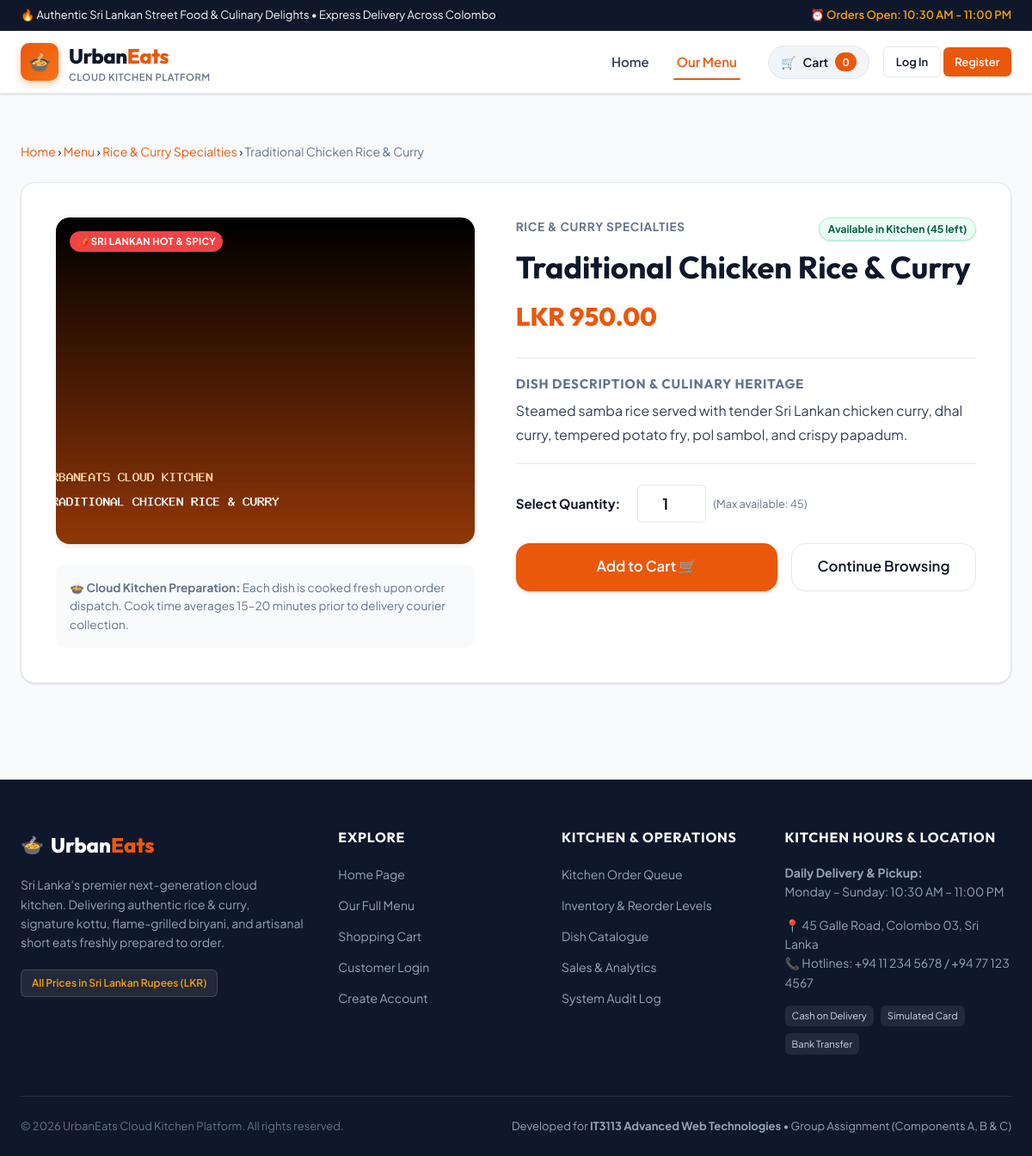
/public/menu/detail.php?id=1, run on the app's committed database.
### tables this page shows
CREATE TABLE `dishes` (
  `id` INT UNSIGNED NOT NULL AUTO_INCREMENT,
  `category_id` INT UNSIGNED NOT NULL,
  `name` VARCHAR(150) NOT NULL,
  `description` TEXT NULL,
  `price` DECIMAL(10,2) NOT NULL,
  `image_url` VARCHAR(255) NULL,
  `is_spicy` TINYINT(1) NOT NULL DEFAULT 0,
  `is_vegetarian` TINYINT(1) NOT NULL DEFAULT 0,
  `is_active` TINYINT(1) NOT NULL DEFAULT 1,
  `created_at` TIMESTAMP NOT NULL DEFAULT CURRENT_TIMESTAMP,
  `updated_at` TIMESTAMP NOT NULL DEFAULT CURRENT_TIMESTAMP ON UPDATE CURRENT_TIMESTAMP,
  PRIMARY KEY (`id`),
  KEY `idx_dishes_category` (`category_id`),
  KEY `idx_dishes_active` (`is_active`),
  KEY `idx_dishes_price` (`price`),
  KEY `idx_dishes_name` (`name`),
  CONSTRAINT `fk_dishes_category` FOREIGN KEY (`category_id`) REFERENCES `categories` (`id`) ON UPDATE CASCADE
);

CREATE TABLE `categories` (
  `id` INT UNSIGNED NOT NULL AUTO_INCREMENT,
  `name` VARCHAR(100) NOT NULL,
  `slug` VARCHAR(100) NOT NULL,
  `description` TEXT NULL,
  `is_active` TINYINT(1) NOT NULL DEFAULT 1,
  `created_at` TIMESTAMP NOT NULL DEFAULT CURRENT_TIMESTAMP,
  PRIMARY KEY (`id`),
  UNIQUE KEY `uk_categories_name` (`name`),
  UNIQUE KEY `uk_categories_slug` (`slug`),
  KEY `idx_categories_active` (`is_active`)
);

### includes/functions.php (called while the page is built, shortened)
<?php
function e(?string $value): string {
    return htmlspecialchars((string)($value ?? ''), ENT_QUOTES, 'UTF-8');
}
function format_price(float|int|string $amount): string {
    $num = is_numeric($amount) ? (float)$amount : 0.0;
    return 'LKR ' . number_format($num, 2, '.', ',');
}

### public/menu/detail.php (the view, shortened to what this page needs)
<?php
require_once __DIR__ . '/../../includes/header.php';
$pdo = get_db_connection();
$dishId = max(0, (int)($_GET['id'] ?? 0));
$dishDetailStmt = $pdo->prepare("
    SELECT d.id, d.category_id, d.name, d.description, d.price,
           d.image_url, d.is_spicy, d.is_vegetarian, d.is_active,
           c.name AS category_name, c.slug AS category_slug,
           COALESCE(i.current_stock, 0) AS current_stock,
           COALESCE(i.reorder_level, 10) AS reorder_level
    FROM dishes d
    JOIN categories c ON d.category_id = c.id
    LEFT JOIN inventory i ON d.id = i.dish_id
    WHERE d.id = :id AND d.is_active = 1
    LIMIT 1
");
$dishDetailStmt->execute([':id' => $dishId]);
$dish = $dishDetailStmt->fetch();
$availableStock = (int)$dish['current_stock'];
$stockBadgeClass = ($availableStock === 0)
    ? 'stock-out'
    : (($availableStock <= 10) ? 'stock-low' : 'stock-in');
$stockBadgeText = ($availableStock === 0)
    ? 'Currently Sold Out'
    : (($availableStock <= 10) ? "Low Stock: Only {$availableStock} units left!" : "Available in Kitchen ({$availableStock} left)");
?>
<div class="site-container" style="margin-top: 1.5rem; margin-bottom: 3.5rem;">
    <nav aria-label="Breadcrumb" style="margin-bottom: 1.5rem; font-size: 0.875rem;">
        <a href="<?= $appBase ?>/index.php">Home</a> &rsaquo;
        <a href="<?= $appBase ?>/menu/list.php">Menu</a> &rsaquo;
        <a href="<?= $appBase ?>/menu/list.php?category=<?= urlencode($dish['category_slug']) ?>">
            <?= e($dish['category_name']) ?>
        </a> &rsaquo;
        <span style="color: var(--text-muted);"><?= e($dish['name']) ?></span>
    </nav>
    <div style="display: grid; grid-template-columns: 1fr 1.1fr; gap: 3rem; background: white; border: 1px solid var(--border-color); border-radius: var(--radius-lg); padding: 2.5rem; box-shadow: var(--shadow-sm); align-items: start;">
        <div>
            <div style="position: relative; border-radius: var(--radius-lg); overflow: hidden; background: #e2e8f0; height: 380px; box-shadow: var(--shadow-md);">
                <img src="<?= $appBase ?>/uploads/<?= e($dish['image_url'] ?: 'default_dish.jpg') ?>"
                     alt="<?= e($dish['name']) ?>"
                     style="width: 100%; height: 100%; object-fit: cover;"
                     onerror="this.src='https://images.unsplash.com/photo-1546069901-ba9599a7e63c?auto=format&fit=crop&w=800&q=80'">
                <div class="dish-badges" style="top: 1rem; left: 1rem;">
                    <?php if ((int)$dish['is_spicy'] === 1): ?>
                        <span class="dietary-badge badge-spicy">🌶️ Sri Lankan Hot & Spicy</span>
                    <?php endif; ?>
                </div>
            </div>
            <div style="margin-top: 1.5rem; padding: 1rem; background: var(--bg-page); border-radius: var(--radius-md); font-size: 0.85rem; color: var(--text-muted);">
                <strong>🍲 Cloud Kitchen Preparation:</strong> Each dish is cooked fresh upon order dispatch. Cook time averages 15–20 minutes prior to delivery courier collection.
            </div>
        </div>
        <div>
            <div style="display: flex; justify-content: space-between; align-items: center; margin-bottom: 0.5rem;">
                <span class="dish-category" style="font-size: 0.85rem;"><?= e($dish['category_name']) ?></span>
                <span class="stock-pill <?= $stockBadgeClass ?>" style="position: static;"><?= $stockBadgeText ?></span>
            </div>
            <h1 style="font-size: 2.25rem; margin-bottom: 0.75rem; color: var(--color-secondary);">
                <?= e($dish['name']) ?>
            </h1>
            <div style="font-family: var(--font-heading); font-size: 1.85rem; font-weight: 800; color: var(--color-primary); margin-bottom: 1.5rem;">
                <?= format_price($dish['price']) ?>
            </div>
            <div style="border-top: 1px solid var(--border-color); border-bottom: 1px solid var(--border-color); padding: 1.25rem 0; margin-bottom: 1.5rem;">
                <h3 style="font-size: 0.95rem; text-transform: uppercase; letter-spacing: 0.05em; color: var(--text-muted); margin-bottom: 0.5rem;">
                    Dish Description & Culinary Heritage
                </h3>
                <p style="font-size: 1rem; line-height: 1.7; color: var(--color-secondary-surface);">
                    <?= nl2br(e($dish['description'])) ?>
                </p>
            </div>
            <?php if ($availableStock > 0): ?>
                <form action="<?= $appBase ?>/orders/cart.php" method="POST">
                    <div style="display: flex; align-items: center; gap: 1.25rem; margin-bottom: 1.5rem;">
                        <label for="detailQty" style="font-weight: 700; font-size: 0.95rem;">Select Quantity:</label>
                        <div style="display: flex; align-items: center; gap: 0.5rem;">
                            <input type="number"
                                   id="detailQty"
                                   name="quantity"
                                   value="1"
                                   min="1"
                                   max="<?= $availableStock ?>"
                                   class="cart-qty-input"
                                   style="width: 80px; height: 44px; font-size: 1.1rem;">
                            <span style="font-size: 0.8rem; color: var(--text-muted);">(Max available: <?= $availableStock ?>)</span>
                        </div>
                    </div>
                    <div style="display: flex; gap: 1rem; flex-wrap: wrap;">
                        <button type="submit" class="btn btn-primary btn-lg" style="flex: 1;">
                            Add to Cart 🛒
                        </button>
                        <a href="<?= $appBase ?>/menu/list.php" class="btn btn-outline btn-lg">
                            Continue Browsing
                        </a>
                    </div>
                </form>
            <?php endif; ?>
        </div>
    </div>
</div>
<?php require_once __DIR__ . '/../../includes/footer.php'; ?>

### public/css/style.css (style rules this page uses)
:root { --color-primary: #ea580c; --color-primary-hover: #c2410c; --color-primary-light: #fff7ed; --color-primary-border: #ffedd5; --color-secondary: #0f172a; --color-secondary-light: #1e293b; --color-secondary-surface: #334155; --color-accent: #f59e0b; --color-accent-light: #fef3c7; --color-success: #10b981; --color-success-bg: #ecfdf5; --color-success-border: #a7f3d0; --color-warning: #f59e0b; --color-warning-bg: #fffbeb; --color-warning-border: #fde68a; --color-danger: #ef4444; --color-danger-bg: #fef2f2; --color-danger-border: #fecaca; --color-info: #0284c7; --color-info-bg: #f0f9ff; --color-info-border: #bae6fd; --bg-page: #f8fafc; --bg-surface: #ffffff; --bg-surface-elevated: #ffffff; --bg-subtle: #f1f5f9; --text-main: #0f172a; --text-muted: #64748b; --text-subtle: #94a3b8; --text-inverse: #ffffff; --border-color: #e2e8f0; --border-focus: #ea580c; --font-heading: 'Outfit', -apple-system, BlinkMacSystemFont, "Segoe UI", Roboto, sans-serif; --font-body: 'Plus Jakarta Sans', -apple-system, BlinkMacSystemFont, "Segoe UI", Roboto, sans-serif; --shadow-xs: 0 1px 2px 0 rgba(0, 0, 0, 0.05); --shadow-sm: 0 1px 3px 0 rgba(0, 0, 0, 0.1), 0 1px 2px -1px rgba(0, 0, 0, 0.1); --shadow-md: 0 4px 6px -1px rgba(0, 0, 0, 0.08), 0 2px 4px -2px rgba(0, 0, 0, 0.06); --shadow-lg: 0 10px 15px -3px rgba(0, 0, 0, 0.08), 0 4px 6px -4px rgba(0, 0, 0, 0.04); --shadow-xl: 0 20px 25px -5px rgba(0, 0, 0, 0.08), 0 8px 10px -6px rgba(0, 0, 0, 0.03); --radius-sm: 6px; --radius-md: 10px; --radius-lg: 16px; --radius-full: 9999px; --transition-fast: 0.15s ease; --transition-normal: 0.25s ease; }
*, *::before, *::after { box-sizing: border-box; margin: 0; padding: 0; }
html { font-size: 16px; scroll-behavior: smooth; }
body { font-family: var(--font-body); color: var(--text-main); background-color: var(--bg-page); line-height: 1.6; -webkit-font-smoothing: antialiased; min-height: 100vh; display: flex; flex-direction: column; }
img { max-width: 100%; height: auto; display: block; }
a { color: var(--color-primary); text-decoration: none; transition: color var(--transition-fast); }
button, input, select, textarea { font: inherit; }
button { cursor: pointer; border: none; background: none; }
h1, h2, h3, h4, h5, h6 { font-family: var(--font-heading); color: var(--color-secondary); line-height: 1.25; font-weight: 700; }
.site-container { width: 100%; max-width: 1240px; margin-left: auto; margin-right: auto; padding-left: 1.5rem; padding-right: 1.5rem; }
.btn { display: inline-flex; align-items: center; justify-content: center; gap: 0.5rem; font-weight: 600; font-size: 0.9375rem; padding: 0.65rem 1.4rem; border-radius: var(--radius-md); transition: all var(--transition-fast); text-decoration: none; white-space: nowrap; }
.btn-primary { background-color: var(--color-primary); color: white; box-shadow: 0 2px 4px rgba(234, 88, 12, 0.2); }
.btn-outline { background-color: transparent; border: 1px solid var(--border-color); color: var(--color-secondary); }
.btn-lg { padding: 0.85rem 1.85rem; font-size: 1.05rem; border-radius: var(--radius-lg); }
.dish-badges { position: absolute; top: 0.75rem; left: 0.75rem; display: flex; flex-direction: column; gap: 0.35rem; }
.dietary-badge { font-size: 0.7rem; font-weight: 700; padding: 0.2rem 0.5rem; border-radius: var(--radius-full); text-transform: uppercase; letter-spacing: 0.03em; }
.badge-spicy { background-color: #ef4444; color: white; }
.stock-pill { position: absolute; bottom: 0.75rem; right: 0.75rem; font-size: 0.75rem; font-weight: 700; padding: 0.2rem 0.6rem; border-radius: var(--radius-full); box-shadow: var(--shadow-sm); }
.stock-in { background: #ecfdf5; color: #065f46; border: 1px solid #a7f3d0; }
.dish-category { font-size: 0.75rem; text-transform: uppercase; color: var(--text-muted); font-weight: 700; letter-spacing: 0.05em; margin-bottom: 0.35rem; }
.cart-qty-input { width: 65px; padding: 0.4rem; border-radius: var(--radius-sm); border: 1px solid var(--border-color); text-align: center; font-weight: 600; }

### data on the page
dishes: category.name "Rice & Curry Specialties", name "Traditional Chicken Rice & Curry", image_url (picture), category.name "RICE & CURRY SPECIALTIES", price "LKR 950.00", description "Steamed samba rice served with tender Sri Lankan chicken curry, dhal curry, tempered potato fry, pol sambol, and crispy papadum."

### other printed values
$cartItemCount "0"
$stockBadgeText "Available in Kitchen (45 left)"
$availableStock "45"
